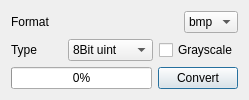
<?xml version="1.0" encoding="UTF-8"?>
<ui version="4.0">
 <class>ConvertDialog</class>
 <widget class="QDialog" name="ConvertDialog">
  <property name="geometry">
   <rect>
    <x>0</x>
    <y>0</y>
    <width>249</width>
    <height>100</height>
   </rect>
  </property>
  <property name="windowTitle">
   <string>Convert</string>
  </property>
  <property name="windowIcon">
   <iconset resource="Res/res.qrc">
    <normaloff>:/convert_32x24.png</normaloff>:/convert_32x24.png</iconset>
  </property>
  <layout class="QVBoxLayout" name="verticalLayout">
   <item>
    <layout class="QHBoxLayout" name="horizontalLayout">
     <item>
      <widget class="QLabel" name="labelFormat">
       <property name="text">
        <string>Format</string>
       </property>
      </widget>
     </item>
     <item>
      <spacer name="horizontalSpacer">
       <property name="orientation">
        <enum>Qt::Horizontal</enum>
       </property>
       <property name="sizeHint" stdset="0">
        <size>
         <width>40</width>
         <height>20</height>
        </size>
       </property>
      </spacer>
     </item>
     <item>
      <widget class="QComboBox" name="comboFormat">
       <item>
        <property name="text">
         <string>bmp</string>
        </property>
       </item>
       <item>
        <property name="text">
         <string>fits</string>
        </property>
       </item>
       <item>
        <property name="text">
         <string>jpeg</string>
        </property>
       </item>
       <item>
        <property name="text">
         <string>png</string>
        </property>
       </item>
       <item>
        <property name="text">
         <string>tiff</string>
        </property>
       </item>
      </widget>
     </item>
    </layout>
   </item>
   <item>
    <layout class="QHBoxLayout" name="horizontalLayout_2">
     <item>
      <widget class="QLabel" name="labelType">
       <property name="text">
        <string>Type</string>
       </property>
      </widget>
     </item>
     <item>
      <spacer name="horizontalSpacer_2">
       <property name="orientation">
        <enum>Qt::Horizontal</enum>
       </property>
       <property name="sizeHint" stdset="0">
        <size>
         <width>40</width>
         <height>20</height>
        </size>
       </property>
      </spacer>
     </item>
     <item>
      <widget class="QComboBox" name="comboBitDepth">
       <property name="sizePolicy">
        <sizepolicy hsizetype="Maximum" vsizetype="Fixed">
         <horstretch>0</horstretch>
         <verstretch>0</verstretch>
        </sizepolicy>
       </property>
       <item>
        <property name="text">
         <string>8Bit uint</string>
        </property>
       </item>
       <item>
        <property name="text">
         <string>16Bit int</string>
        </property>
       </item>
       <item>
        <property name="text">
         <string>32Bit int</string>
        </property>
       </item>
       <item>
        <property name="text">
         <string>64Bit float</string>
        </property>
       </item>
      </widget>
     </item>
     <item>
      <widget class="QCheckBox" name="checkGrayscale">
       <property name="text">
        <string>Grayscale</string>
       </property>
      </widget>
     </item>
    </layout>
   </item>
   <item>
    <layout class="QHBoxLayout" name="horizontalLayout_3">
     <item>
      <widget class="QProgressBar" name="progressBar">
       <property name="value">
        <number>0</number>
       </property>
       <property name="textVisible">
        <bool>true</bool>
       </property>
      </widget>
     </item>
     <item>
      <widget class="QPushButton" name="pushConvert">
       <property name="text">
        <string>Convert</string>
       </property>
       <property name="icon">
        <iconset resource="Res/res.qrc">
         <normaloff>:/cog_32x32.png</normaloff>:/cog_32x32.png</iconset>
       </property>
      </widget>
     </item>
    </layout>
   </item>
  </layout>
 </widget>
 <resources>
  <include location="Res/res.qrc"/>
 </resources>
 <connections/>
</ui>
